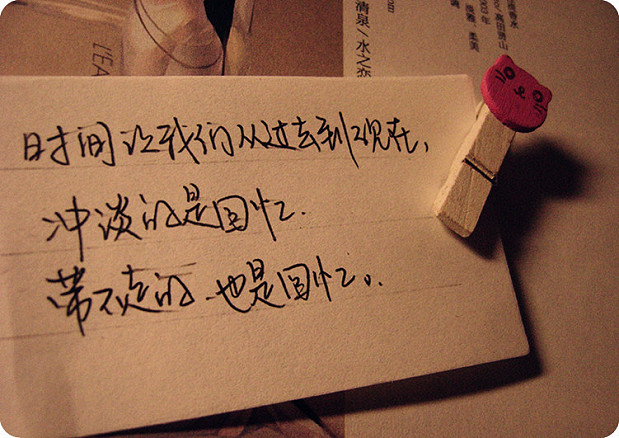
#> input picture test.jpeg, 619 x 438 px
$ python ReverseImage.py
#> lines starting #> are read from the running program, lines starting #| are printed output that depends on the picture
import numpy as np
import cv2
def ReverseImage(image,axies=0):
    '''
    对彩色图像镜像翻转：
    :param image: 原图像
    :param axie: 为0表示水平镜像翻转，为1表示垂直镜像翻转
    :return: 返回处理完之后的图像
    '''
    shape=np.shape(image)
    c=3
    i,j=0,0
    if axies==0:
        i,j=0,shape[1]-1
        while i<j:
            image[:,[i,j]]=image[:,[j,i]]
            i+=1
            j-=1
    if axies==1:
        i, j = 0, shape[0] - 1
        while i < j:
            image[[i,j],:] = image[[j, i], :]
            i += 1
            j -= 1
    return image
if __name__ == '__main__':
    image=cv2.imread('test.jpeg')
#> image is the input picture: shape (438, 619, 3); mean B, G, R 75.1, 102.3, 146.4
    cv2.imshow('src',image)
    image_0=image.copy()
    ReverseImage(image_0,axies=0)
#> after the loop in ReverseImage, `while i<j:`:
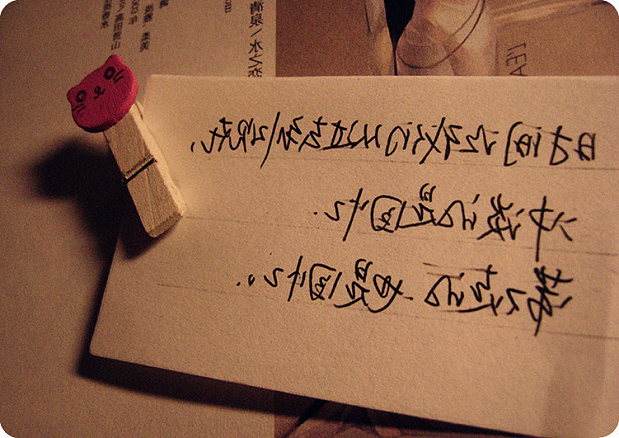
#> image: shape (438, 619, 3); mean B, G, R 75.1, 102.3, 146.4
#> after the loop in ReverseImage, `while i<j:`: i = 309
    cv2.imshow('axies=0',image)
    image_1=image.copy()
    ReverseImage(image_1,axies=1)
#> call 2 of ReverseImage, with axies = 1
#> after the loop in ReverseImage (call 2), `while i < j:`:
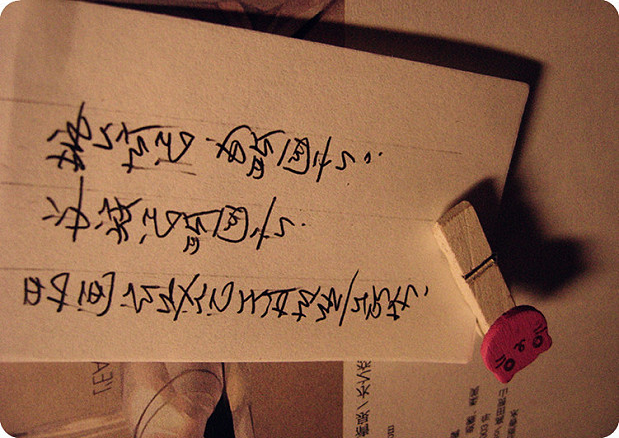
#> image: shape (438, 619, 3); mean B, G, R 75.1, 102.3, 146.4
#> after the loop in ReverseImage (call 2), `while i < j:`: i = 219; j = 218
    cv2.imshow('axies=1',image_1)
    cv2.waitKey()
